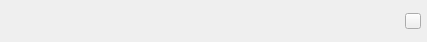
<?xml version="1.0" encoding="UTF-8"?>
<ui version="4.0">
 <class>TalkWindowItem</class>
 <widget class="QWidget" name="TalkWindowItem">
  <property name="geometry">
   <rect>
    <x>0</x>
    <y>0</y>
    <width>427</width>
    <height>42</height>
   </rect>
  </property>
  <property name="sizePolicy">
   <sizepolicy hsizetype="Expanding" vsizetype="Fixed">
    <horstretch>0</horstretch>
    <verstretch>0</verstretch>
   </sizepolicy>
  </property>
  <property name="minimumSize">
   <size>
    <width>0</width>
    <height>42</height>
   </size>
  </property>
  <property name="maximumSize">
   <size>
    <width>16777215</width>
    <height>42</height>
   </size>
  </property>
  <property name="windowTitle">
   <string>TalkWindowItem</string>
  </property>
  <layout class="QHBoxLayout" name="horizontalLayout">
   <property name="spacing">
    <number>6</number>
   </property>
   <property name="leftMargin">
    <number>6</number>
   </property>
   <property name="topMargin">
    <number>6</number>
   </property>
   <property name="rightMargin">
    <number>6</number>
   </property>
   <property name="bottomMargin">
    <number>6</number>
   </property>
   <item>
    <widget class="QLabel" name="headlabel">
     <property name="sizePolicy">
      <sizepolicy hsizetype="Fixed" vsizetype="Fixed">
       <horstretch>0</horstretch>
       <verstretch>0</verstretch>
      </sizepolicy>
     </property>
     <property name="minimumSize">
      <size>
       <width>30</width>
       <height>30</height>
      </size>
     </property>
     <property name="maximumSize">
      <size>
       <width>30</width>
       <height>30</height>
      </size>
     </property>
     <property name="text">
      <string/>
     </property>
    </widget>
   </item>
   <item>
    <widget class="QLabel" name="msgLabel">
     <property name="sizePolicy">
      <sizepolicy hsizetype="Expanding" vsizetype="Preferred">
       <horstretch>0</horstretch>
       <verstretch>0</verstretch>
      </sizepolicy>
     </property>
     <property name="text">
      <string/>
     </property>
    </widget>
   </item>
   <item>
    <widget class="QPushButton" name="tclosebtn">
     <property name="sizePolicy">
      <sizepolicy hsizetype="Fixed" vsizetype="Fixed">
       <horstretch>0</horstretch>
       <verstretch>0</verstretch>
      </sizepolicy>
     </property>
     <property name="minimumSize">
      <size>
       <width>16</width>
       <height>16</height>
      </size>
     </property>
     <property name="maximumSize">
      <size>
       <width>16</width>
       <height>16</height>
      </size>
     </property>
     <property name="text">
      <string/>
     </property>
    </widget>
   </item>
  </layout>
 </widget>
 <layoutdefault spacing="6" margin="11"/>
 <resources/>
 <connections/>
</ui>
